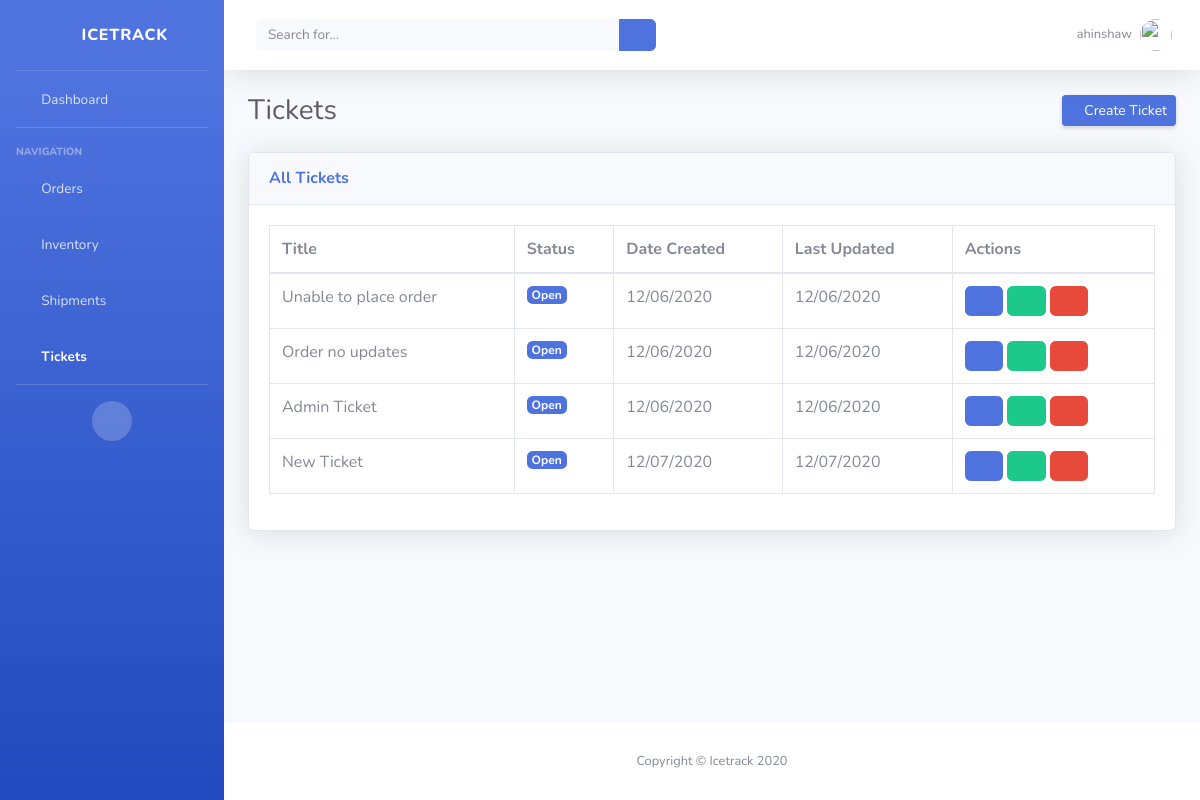
/tickets/ (signed in), run on an earlier commit of the app's database.
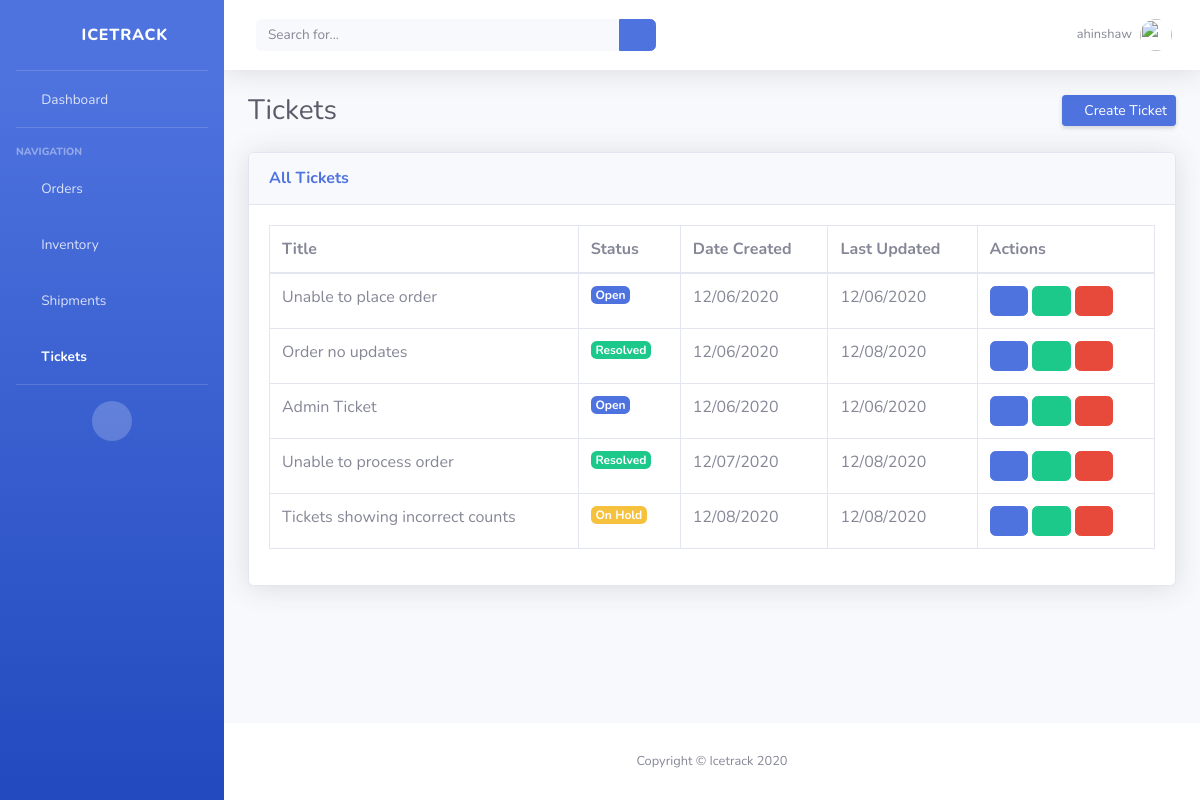
And on a later commit of the database.
### icetrack/models.py (models this page shows, shortened)
class Ticket(models.Model):
    STATUS_CHOICES = [
        ('Open', 'Open'),
        ('On Hold', 'On Hold'),
        ('Resolved', 'Resolved')
    ]
    SUBSYSTEM_CHOICES = [
        ('N/A', 'N/A'),
        ('Dashboard', 'Dashboard'),
        ('Orders', 'Orders'),
        ('Inventory', 'Inventory'),
        ('Shipments', 'Shipments'),
        ('Tickets', 'Tickets'),
    ]
    title = models.CharField(max_length=50, blank=True, null=True)
    description = models.TextField(max_length=255, blank=True, null=True)
    status = models.CharField(max_length=10, choices=STATUS_CHOICES, default='Open')
    subsystem = models.CharField(max_length=10, choices=SUBSYSTEM_CHOICES, default='N/A')
    opened_by = models.CharField(max_length=50, blank=True, null=True)
    created_by = models.ForeignKey(User, on_delete=models.CASCADE)
    date_opened = models.DateTimeField(auto_now_add=True, auto_now=False)
    last_updated = models.DateTimeField(auto_now_add=False, auto_now=True)
    export_to_CSV = models.BooleanField(default=False)

### icetrack/views.py (the view)
# urls.py: path('tickets/', TicketsPageView.as_view(), name="tickets"),
@method_decorator(login_required, name='dispatch')
class TicketsPageView(ListView):
    model = Ticket
    template_name = 'tickets.html'
    context_object_name = 'all_tickets_list'
    def get_context_data(self, **kwargs):
        context = super().get_context_data(**kwargs)
        if self.request.user.is_staff:
            context['base_template_name'] = 'base_authenticated.html'
        else:
            context['base_template_name'] = 'base.html'
        return context
    def get_queryset(self):
        if self.request.user.is_staff:
            queryset = Ticket.objects.all()
        else:
            queryset = Ticket.objects.filter(created_by=self.request.user.id)
        return queryset

### templates/tickets.html (shortened to what this page needs)
{% extends base_template_name %}
{% block content%}
<div class="container-fluid">
    <div class="d-sm-flex align-items-center justify-content-between mb-4">
        <h1 class="h3 mb-0 text-gray-800">Tickets</h1>
        <a href="{% url 'create_ticket' %}" class="d-none d-sm-inline-block btn btn-sm btn-primary shadow-sm"><i class="fas fa-plus fa-sm text-white-50"></i> Create Ticket</a>
    </div>
    <div class="card shadow mb-4">
        <div class="card-header py-3">
            <h6 class="m-0 font-weight-bold text-primary">
                {% if request.user.is_staff %}
                    All Tickets
                {% else %}
                    Your Tickets
                {% endif %}
            </h6>
        </div>
        <div class="card-body">
            <div class="table-responsive">
                <table class="table table-bordered" id="dataTable" width="100%" cellspacing="0">
                    <thead>
                        <tr>
                            <th>Title</th>
                            <th>Status</th>
                            <th>Date Created</th>
                            <th>Last Updated</th>
                            <th>
                                {% if request.user.is_staff %}
                                    Actions
                                {% else %}
                                    View Ticket
                                {% endif %}
                            </th>
                        </tr>
                    </thead>
                    <tbody>
                        {% for ticket in all_tickets_list %}
                            <tr>
                                <td>{{ ticket.title }}</td>
                                <td>
                                    {% if ticket.status == 'Open' %}
                                        <span class="badge badge-primary">{{ticket.status}}</span>
                                    {% elif ticket.status == 'On Hold' %}
                                        <span class="badge badge-warning">{{ticket.status}}</span>
                                    {% elif ticket.status == 'Resolved' %}
                                        <span class="badge badge-success">{{ticket.status}}</span>
                                    {% endif %}
                                </td>
                                <td>{{ ticket.date_opened|date:"SHORT_DATE_FORMAT" }}</td>
                                <td>{{ ticket.last_updated|date:"SHORT_DATE_FORMAT" }}</td>
                                <td>
                                    <a class="btn btn-primary" href="{% url 'ticket_detail' ticket.id %}"><i class="far fa-eye"></i></a>
                                    {% if request.user.is_staff %}
                                        <a class="btn btn-success" href="{% url 'update_ticket' ticket.id %}"><i class="fas fa-edit"></i></a>
                                        <a class="btn btn-danger" href="{% url 'delete_ticket' ticket.id %}"><i class="far fa-trash-alt"></i></a>
                                    {% endif %}
                                </td>
                            </tr>
                        {% endfor %}
                    </tbody>
                </table>
            </div>
        </div>
    </div>
</div>
{% endblock content %}

What changed in the data, as far as the page shows it:
changed Ticket "Order no updates": last_updated "12/06/2020" → "12/08/2020"; status "Open" → "Resolved"
changed Ticket: title "New Ticket" → "Unable to process order"; last_updated "12/07/2020" → "12/08/2020"; status "Open" → "Resolved"
added Ticket: title "Tickets showing incorrect counts", status "On Hold", date_opened "12/08/2020", last_updated "12/08/2020"
